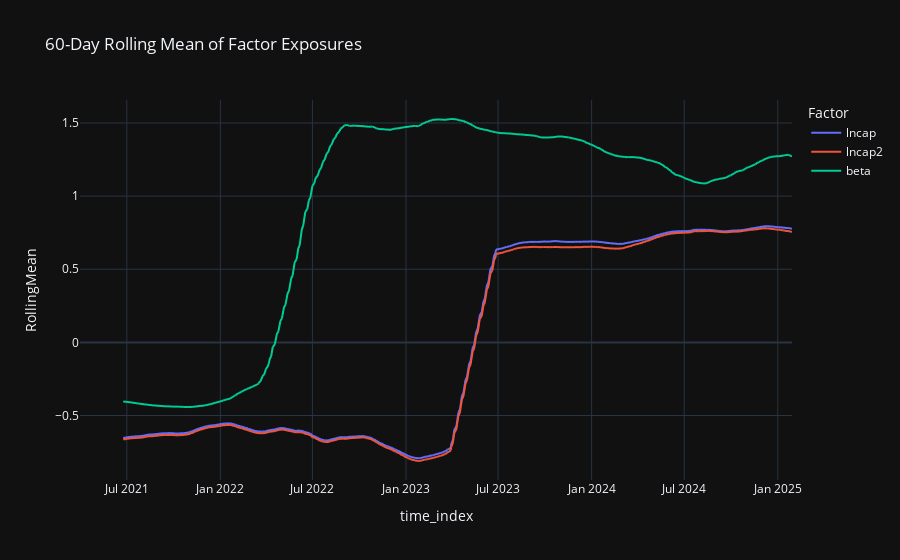

Write notebook code for a chart like this one.
### Markdown cell above
## 4. Rolling Statistics
Calculate rolling mean, volatility, and autocorrelation of portfolio exposures:

$$ \mu_{f,t} = \frac{1}{W}\sum_{k=0}^{W-1} x_f(t-k),\quad \sigma_{f,t} = \sqrt{\frac{1}{W-1}\sum_{k=0}^{W-1}(x_f(t-k) - \mu_{f,t})^2},\quad \rho_{f,t} = \mathrm{corr}(x_f(t), x_f(t-1)) $$

### Code cell
# 4. Rolling statistics
rm, rv, racf = pfa.rolling_statistics(window=60)
# Plot rolling mean for first three factors
rm_df = rm.reset_index().melt(id_vars='time_index', var_name='Factor', value_name='RollingMean')
fig = px.line(rm_df[rm_df.Factor.isin(rm.columns[:3])], x='time_index', y='RollingMean', color='Factor',
              title='60-Day Rolling Mean of Factor Exposures')
fig.show()

### Figure 1 — Plotly figure (JSON) as saved in the notebook; plotly's stock layout.template omitted (floating-point values rounded to 4 significant figures; data arrays with more than 128 entries replaced by an {"elided": "..."} marker saying what was removed)
{"data": [{"hovertemplate": "Factor=lncap<br>time_index=%{x}<br>RollingMean=%{y}<extra></extra>", "legendgroup": "lncap", "line": {"color": "#636efa", "dash": "solid"}, "marker": {"symbol": "circle"}, "mode": "lines", "name": "lncap", "showlegend": true, "x": {"elided": "964 str values"}, "xaxis": "x", "y": {"elided": "964 float values"}, "yaxis": "y", "type": "scattergl"}, {"hovertemplate": "Factor=lncap2<br>time_index=%{x}<br>RollingMean=%{y}<extra></extra>", "legendgroup": "lncap2", "line": {"color": "#EF553B", "dash": "solid"}, "marker": {"symbol": "circle"}, "mode": "lines", "name": "lncap2", "showlegend": true, "x": {"elided": "964 str values"}, "xaxis": "x", "y": {"elided": "964 float values"}, "yaxis": "y", "type": "scattergl"}, {"hovertemplate": "Factor=beta<br>time_index=%{x}<br>RollingMean=%{y}<extra></extra>", "legendgroup": "beta", "line": {"color": "#00cc96", "dash": "solid"}, "marker": {"symbol": "circle"}, "mode": "lines", "name": "beta", "showlegend": true, "x": {"elided": "964 str values"}, "xaxis": "x", "y": {"elided": "964 float values"}, "yaxis": "y", "type": "scattergl"}], "layout": {"xaxis": {"anchor": "y", "domain": [0.0, 1.0], "title": {"text": "time_index"}}, "yaxis": {"anchor": "x", "domain": [0.0, 1.0], "title": {"text": "RollingMean"}}, "legend": {"title": {"text": "Factor"}, "tracegroupgap": 0}, "title": {"text": "60-Day Rolling Mean of Factor Exposures"}}}
